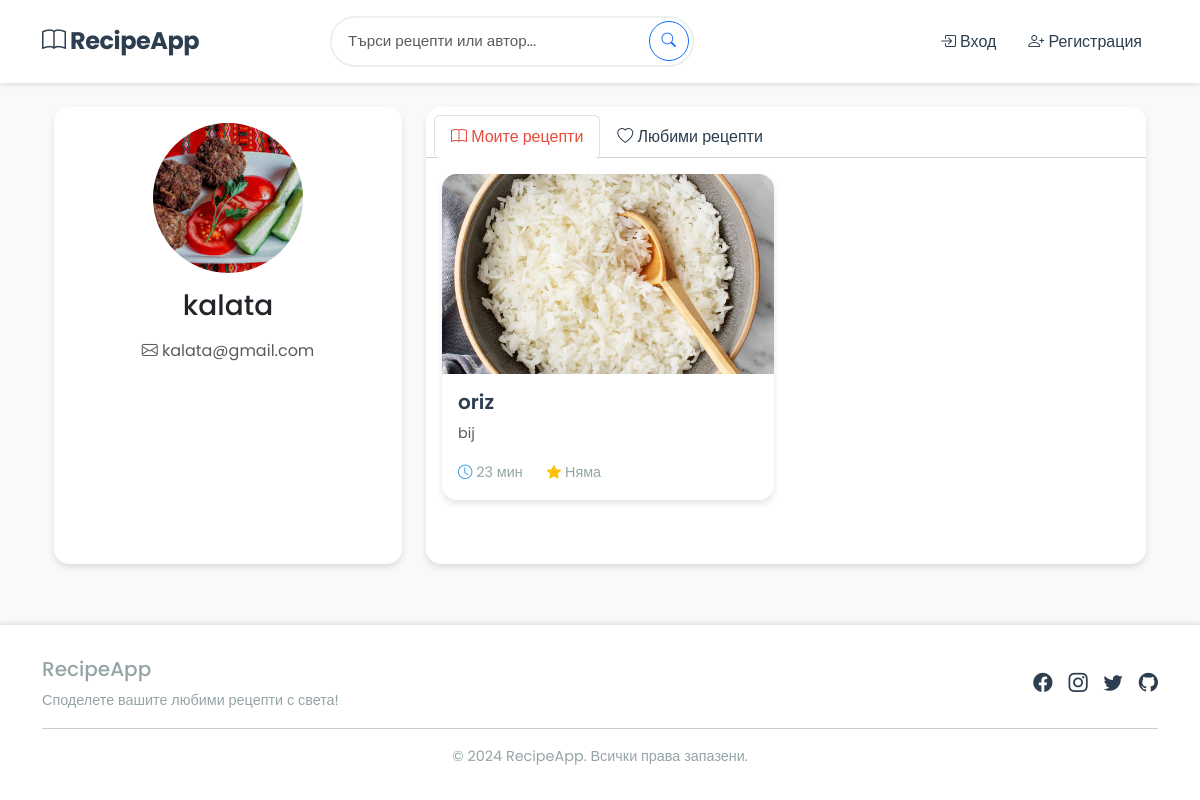
Page /profile/kalata on the committed database.
### app.py (models this page shows, shortened)
class User(db.Model):
    id = db.Column(db.Integer, primary_key=True)
    username = db.Column(db.String(80), unique=True, nullable=False)
    email = db.Column(db.String(120), unique=True, nullable=False)
    password_hash = db.Column(db.String(128))
    profile_picture = db.Column(db.String(200))
    is_admin = db.Column(db.Boolean, default=False)
    recipes = db.relationship('Recipe', backref='author', lazy=True)
    comments = db.relationship('Comment', backref='author', lazy=True)
    favorites = db.relationship('Favorite', backref='user', lazy=True)

class Recipe(db.Model):
    id = db.Column(db.Integer, primary_key=True)
    title = db.Column(db.String(100), nullable=False)
    description = db.Column(db.Text, nullable=False)
    ingredients = db.Column(db.Text, nullable=False)
    instructions = db.Column(db.Text, nullable=False)
    image = db.Column(db.String(200))
    cooking_time = db.Column(db.Integer)  # in minutes
    created_at = db.Column(db.DateTime, default=datetime.utcnow)
    user_id = db.Column(db.Integer, db.ForeignKey('user.id'), nullable=False)
    comments = db.relationship('Comment', backref='recipe', lazy=True)
    favorites = db.relationship('Favorite', backref='recipe', lazy=True)
    @property
    def average_rating(self):
        if not self.comments:
            return None
        return sum(comment.rating for comment in self.comments) / len(self.comments)

### app.py (the view)
@app.route('/profile/<username>')
def profile(username):
    user = User.query.filter_by(username=username).first_or_404()
    recipes = user.recipes
    favorites = Recipe.query.join(Favorite).filter(Favorite.user_id == user.id).all()
    return render_template('profile.html', user=user, recipes=recipes, favorites=favorites)

### templates/profile.html (shortened to what this page needs)
{% extends "base.html" %}
{% block content %}
<div class="container">
    <div class="row">
        <div class="col-lg-4">
            <div class="card mb-4">
                <div class="card-body text-center">
                    {% if user.profile_picture %}
                    <img src="{{ url_for('static', filename='profile_pics/' ~ user.profile_picture) }}"
                         alt="Profile Picture" class="rounded-circle mb-3" style="width: 150px; height: 150px; object-fit: cover;">
                    {% else %}
                    <div class="rounded-circle bg-light mb-3 mx-auto" style="width: 150px; height: 150px; display: flex; align-items: center; justify-content: center;">
                        <i class="bi bi-person-circle" style="font-size: 100px;"></i>
                    </div>
                    {% endif %}
                    <h1 class="h3 mb-3">{{ user.username }}</h1>
                    <p class="text-muted mb-3">
                        <i class="bi bi-envelope"></i> {{ user.email }}
                    </p>
                </div>
            </div>
        </div>
        <div class="col-lg-8">
            <div class="card mb-4">
                <div class="card-header bg-white">
                    <ul class="nav nav-tabs card-header-tabs" role="tablist">
                        <li class="nav-item" role="presentation">
                            <button class="nav-link active" data-bs-toggle="tab" data-bs-target="#recipes" type="button" role="tab">
                                <i class="bi bi-book"></i> Моите рецепти
                            </button>
                        </li>
                        <li class="nav-item" role="presentation">
                            <button class="nav-link" data-bs-toggle="tab" data-bs-target="#favorites" type="button" role="tab">
                                <i class="bi bi-heart"></i> Любими рецепти
                            </button>
                        </li>
                    </ul>
                </div>
                <div class="card-body">
                    <div class="tab-content">
                        <div class="tab-pane fade show active" id="recipes" role="tabpanel">
                            {% if recipes %}
                            <div class="row">
                                {% for recipe in recipes %}
                                <div class="col-md-6 mb-4">
                                    <div class="card h-100">
                                        {% if recipe.image %}
                                        <img src="{{ url_for('static', filename='recipe_images/' ~ recipe.image) }}"
                                             class="card-img-top" alt="{{ recipe.title }}" style="height: 200px; object-fit: cover;">
                                        {% endif %}
                                        <div class="card-body">
                                            <h5 class="card-title">
                                                <a href="{{ url_for('recipe_detail', recipe_id=recipe.id) }}" class="text-decoration-none">
                                                    {{ recipe.title }}
                                                </a>
                                            </h5>
                                            <p class="card-text text-muted">{{ recipe.description[:100] }}{% if recipe.description|length > 100 %}...{% endif %}</p>
                                            <div class="d-flex justify-content-between align-items-center">
                                                <div class="recipe-meta">
                                                    <span class="me-2">
                                                        <i class="bi bi-clock"></i> {{ recipe.cooking_time }} мин
                                                    </span>
                                                    <span>
                                                        <i class="bi bi-star-fill text-warning"></i>
                                                        {{ "%.1f"|format(recipe.average_rating) if recipe.average_rating is not none else 'Няма' }}
                                                    </span>
                                                </div>
                                            </div>
                                        </div>
                                    </div>
                                </div>
                                {% endfor %}
                            </div>
                            {% else %}
                            <div class="alert alert-info">
                                <i class="bi bi-info-circle"></i> Няма добавени рецепти.
                            </div>
                            {% endif %}
                        </div>
                    </div>
                </div>
            </div>
        </div>
    </div>
</div>
{% endblock %}

### static/css/style.css (style rules this page uses)
:root { --primary-color: #2c3e50; --secondary-color: #e74c3c; --accent-color: #3498db; --background-color: #f8f9fa; --text-color: #2c3e50; --card-shadow: 0 4px 6px rgba(0, 0, 0, 0.1); --hover-shadow: 0 6px 12px rgba(0, 0, 0, 0.15); --success-color: #2ecc71; --warning-color: #f1c40f; --danger-color: #e74c3c; --gray-color: #95a5a6; --light-gray: #ecf0f1; }
body { font-family: 'Poppins', sans-serif; background-color: var(--background-color); color: var(--text-color); line-height: 1.6; min-height: 100vh; display: flex; flex-direction: column; }
.nav-link { color: var(--primary-color) !important; font-weight: 500; transition: all 0.3s ease; padding: 0.5rem 1rem !important; border-radius: 5px; }
.nav-link.active { color: var(--secondary-color) !important; background-color: var(--light-gray); }
.card { border: none; border-radius: 15px; box-shadow: var(--card-shadow); transition: all 0.3s ease; overflow: hidden; background-color: white; height: 100%; }
.card-img-top { height: 200px; object-fit: cover; transition: transform 0.3s ease; }
.card-title { color: var(--primary-color); font-weight: 600; margin-bottom: 0.5rem; }
.card-title a { color: inherit; text-decoration: none; transition: color 0.3s ease; }
.card-text { color: var(--gray-color); font-size: 0.9rem; }
.recipe-meta { display: flex; align-items: center; gap: 1rem; color: var(--gray-color); font-size: 0.9rem; }
.recipe-meta i { color: var(--accent-color); }

### rows in the picture
User: profile_picture (picture), username "kalata", email "kalata@gmail.com"
Recipe: image (picture), title "oriz", description "bij", cooking_time "23", average_rating "Няма"
